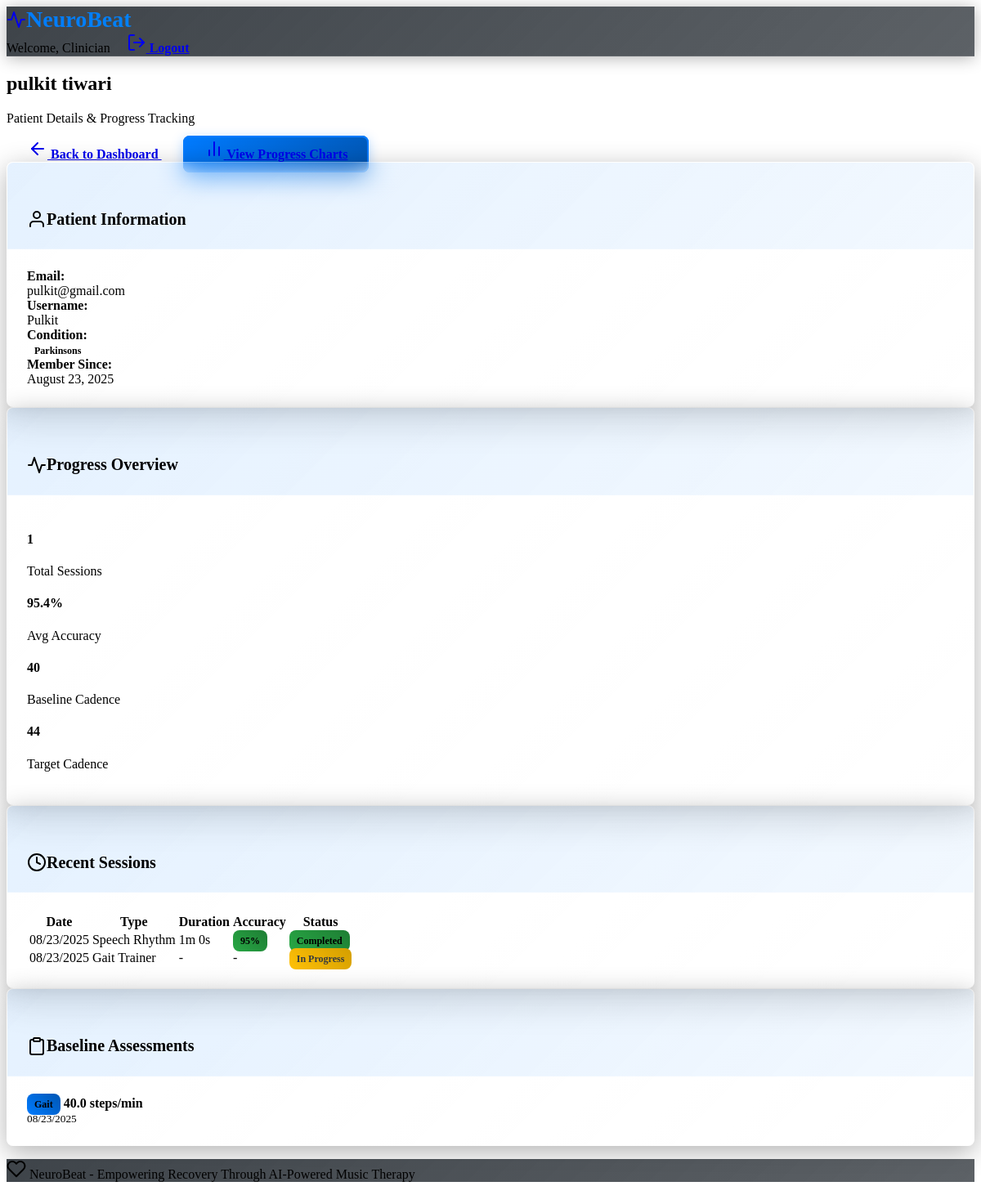
Page /patient/4/details (signed in) on the committed database.
### models.py (models this page shows, shortened)
class User(db.Model):
    __tablename__ = 'users'
    id = db.Column(db.Integer, primary_key=True)
    username = db.Column(db.String(80), unique=True, nullable=False)
    email = db.Column(db.String(120), unique=True, nullable=False)
    password_hash = db.Column(db.String(256), nullable=False)
    user_type = db.Column(db.String(20), nullable=False)  # 'patient' or 'clinician'
    first_name = db.Column(db.String(50), nullable=False)
    last_name = db.Column(db.String(50), nullable=False)
    created_at = db.Column(db.DateTime, default=datetime.utcnow)
    patient_profile = db.relationship('PatientProfile', foreign_keys='PatientProfile.user_id', backref='user', uselist=False)
    clinician_profile = db.relationship('ClinicianProfile', backref='user', uselist=False)

class PatientProfile(db.Model):
    __tablename__ = 'patient_profiles'
    id = db.Column(db.Integer, primary_key=True)
    user_id = db.Column(db.Integer, db.ForeignKey('users.id'), nullable=False)
    condition = db.Column(db.String(50), nullable=False)  # 'parkinsons' or 'stroke'
    baseline_cadence = db.Column(db.Float)  # steps per minute
    baseline_tapping_speed = db.Column(db.Float)  # taps per minute
    baseline_speech_rate = db.Column(db.Float)  # syllables per minute
    target_cadence = db.Column(db.Float)
    target_speech_rate = db.Column(db.Float)
    assigned_clinician_id = db.Column(db.Integer, db.ForeignKey('users.id'))
    stroke_affected_side = db.Column(db.String(20))  # 'left', 'right', 'bilateral'
    stroke_severity = db.Column(db.String(20))  # 'mild', 'moderate', 'severe'
    aphasia_type = db.Column(db.String(30))  # 'broca', 'wernicke', 'global', 'none'
    dysarthria_severity = db.Column(db.String(20))  # 'mild', 'moderate', 'severe', 'none'
    motor_impairment_level = db.Column(db.String(20))  # 'mild', 'moderate', 'severe'
    cognitive_status = db.Column(db.String(20))  # 'normal', 'mild_impairment', 'moderate_impairment'
    emotional_status = db.Column(db.String(30))  # 'stable', 'mild_depression', 'anxiety', 'mixed'
    preferred_music_genre = db.Column(db.String(50))
    preferred_beat_sound = db.Column(db.String(20), default='metronome')  # metronome, drum, soft_bell, wooden_block, piano  # Patient's preferred music style
    created_at = db.Column(db.DateTime, default=datetime.utcnow)
    updated_at = db.Column(db.DateTime, default=datetime.utcnow, onupdate=datetime.utcnow)
    sessions = db.relationship('TherapySession', backref='patient', lazy=True)

class TherapySession(db.Model):
    __tablename__ = 'therapy_sessions'
    id = db.Column(db.Integer, primary_key=True)
    patient_id = db.Column(db.Integer, db.ForeignKey('patient_profiles.id'), nullable=False)
    session_type = db.Column(db.String(50), nullable=False)  # 'gait_trainer', 'speech_rhythm', 'upper_limb_motor', 'melodic_intonation', 'cognitive_rhythm'
    start_time = db.Column(db.DateTime, default=datetime.utcnow)
    end_time = db.Column(db.DateTime)
    initial_bpm = db.Column(db.Float, nullable=False)
    final_bpm = db.Column(db.Float)
    target_bpm = db.Column(db.Float, nullable=False)
    duration_seconds = db.Column(db.Integer)
    accuracy_score = db.Column(db.Float)  # 0-100 percentage
    completed = db.Column(db.Boolean, default=False)
    notes = db.Column(db.Text)
    affected_limb = db.Column(db.String(20))  # For motor sessions
    speech_clarity_score = db.Column(db.Float)  # For speech sessions
    cognitive_load_level = db.Column(db.Integer)  # 1-5 scale for cognitive sessions
    emotional_response = db.Column(db.String(20))  # 'positive', 'neutral', 'negative'
    generated_beat_url = db.Column(db.String(500))  # URL to generated beat audio
    metrics_data = db.Column(db.Text)  # JSON string

class BaselineAssessment(db.Model):
    __tablename__ = 'baseline_assessments'
    id = db.Column(db.Integer, primary_key=True)
    patient_id = db.Column(db.Integer, db.ForeignKey('patient_profiles.id'), nullable=False)
    assessment_type = db.Column(db.String(50), nullable=False)  # 'gait', 'tapping', 'speech'
    measured_value = db.Column(db.Float, nullable=False)
    notes = db.Column(db.Text)
    assessed_by = db.Column(db.Integer, db.ForeignKey('users.id'))
    created_at = db.Column(db.DateTime, default=datetime.utcnow)
    patient = db.relationship('PatientProfile', backref='assessments')
    assessor = db.relationship('User', foreign_keys=[assessed_by])

### routes.py (the view)
@app.route('/patient/<int:patient_id>/details')
def patient_details(patient_id):
    if 'user_id' not in session or session.get('user_type') != 'clinician':
        flash('Please log in as a clinician to access this page.', 'error')
        return redirect(url_for('index'))
    user = User.query.get(session['user_id'])
    patient_profile = PatientProfile.query.get_or_404(patient_id)
    if patient_profile.assigned_clinician_id != user.id:
        flash('Unauthorized access to patient details.', 'error')
        return redirect(url_for('clinician_dashboard'))
    recent_sessions = TherapySession.query.filter_by(
        patient_id=patient_id
    ).order_by(TherapySession.start_time.desc()).limit(10).all()
    assessments = BaselineAssessment.query.filter_by(
        patient_id=patient_id
    ).order_by(BaselineAssessment.created_at.desc()).all()
    total_sessions = TherapySession.query.filter_by(
        patient_id=patient_id,
        completed=True
    ).count()
    avg_accuracy = db.session.query(db.func.avg(TherapySession.accuracy_score)).filter_by(
        patient_id=patient_id,
        completed=True
    ).scalar() or 0
    return render_template('patient_details.html',
                         patient_profile=patient_profile,
                         recent_sessions=recent_sessions,
                         assessments=assessments,
                         total_sessions=total_sessions,
                         avg_accuracy=round(avg_accuracy, 1),
                         user=user)

### templates/patient_details.html (shortened to what this page needs)
{% extends "base.html" %}
{% block content %}
<div class="row">
    <div class="col-12 mb-4">
        <div class="d-flex justify-content-between align-items-center">
            <div>
                <h2>{{ patient_profile.user.first_name }} {{ patient_profile.user.last_name }}</h2>
                <p class="text-muted">Patient Details & Progress Tracking</p>
            </div>
            <div>
                <a href="{{ url_for('clinician_dashboard') }}" class="btn btn-secondary me-2">
                    <i data-feather="arrow-left" class="me-2"></i>
                    Back to Dashboard
                </a>
                <a href="{{ url_for('progress_view', patient_id=patient_profile.id) }}" class="btn btn-primary">
                    <i data-feather="bar-chart-2" class="me-2"></i>
                    View Progress Charts
                </a>
            </div>
        </div>
    </div>
    <div class="col-md-4 mb-4">
        <div class="card">
            <div class="card-header">
                <h5 class="card-title mb-0">
                    <i data-feather="user" class="me-2"></i>
                    Patient Information
                </h5>
            </div>
            <div class="card-body">
                <div class="mb-3">
                    <strong>Email:</strong>
                    <br>{{ patient_profile.user.email }}
                </div>
                <div class="mb-3">
                    <strong>Username:</strong>
                    <br>{{ patient_profile.user.username }}
                </div>
                <div class="mb-3">
                    <strong>Condition:</strong>
                    <br><span class="badge bg-info">{{ patient_profile.condition.replace('_', ' ').title() }}</span>
                </div>
                <div class="mb-3">
                    <strong>Member Since:</strong>
                    <br>{{ patient_profile.user.created_at.strftime('%B %d, %Y') }}
                </div>
            </div>
        </div>
    </div>
    <div class="col-md-8 mb-4">
        <div class="card">
            <div class="card-header">
                <h5 class="card-title mb-0">
                    <i data-feather="activity" class="me-2"></i>
                    Progress Overview
                </h5>
            </div>
            <div class="card-body">
                <div class="row g-4">
                    <div class="col-md-3">
                        <div class="text-center">
                            <h4 class="text-primary">{{ total_sessions }}</h4>
                            <p class="text-muted mb-0">Total Sessions</p>
                        </div>
                    </div>
                    <div class="col-md-3">
                        <div class="text-center">
                            <h4 class="text-success">{{ avg_accuracy }}%</h4>
                            <p class="text-muted mb-0">Avg Accuracy</p>
                        </div>
                    </div>
                    <div class="col-md-3">
                        <div class="text-center">
                            <h4 class="text-info">{{ patient_profile.baseline_cadence|round|int if patient_profile.baseline_cadence else 'N/A' }}</h4>
                            <p class="text-muted mb-0">Baseline Cadence</p>
                        </div>
                    </div>
                    <div class="col-md-3">
                        <div class="text-center">
                            <h4 class="text-warning">{{ patient_profile.target_cadence|round|int if patient_profile.target_cadence else 'N/A' }}</h4>
                            <p class="text-muted mb-0">Target Cadence</p>
                        </div>
                    </div>
                </div>
            </div>
        </div>
    </div>
    <div class="col-md-8 mb-4">
        <div class="card">
            <div class="card-header">
                <h5 class="card-title mb-0">
                    <i data-feather="clock" class="me-2"></i>
                    Recent Sessions
                </h5>
            </div>
            <div class="card-body">
                {% if recent_sessions %}
                    <div class="table-responsive">
                        <table class="table table-sm">
                            <thead>
                                <tr>
                                    <th>Date</th>
                                    <th>Type</th>
                                    <th>Duration</th>
                                    <th>Accuracy</th>
                                    <th>Status</th>
                                </tr>
                            </thead>
                            <tbody>
                                {% for session in recent_sessions %}
                                <tr>
                                    <td>{{ session.start_time.strftime('%m/%d/%Y') }}</td>
                                    <td>{{ session.session_type.replace('_', ' ').title() }}</td>
                                    <td>
                                        {% if session.duration_seconds %}
                                            {{ (session.duration_seconds // 60) }}m {{ (session.duration_seconds % 60) }}s
                                        {% else %}
                                            -
                                        {% endif %}
                                    </td>
                                    <td>
                                        {% if session.accuracy_score %}
                                            <span class="badge {% if session.accuracy_score >= 80 %}bg-success{% elif session.accuracy_score >= 60 %}bg-warning{% else %}bg-danger{% endif %}">
                                                {{ session.accuracy_score|round|int }}%
                                            </span>
                                        {% else %}
                                            -
                                        {% endif %}
                                    </td>
                                    <td>
                                        {% if session.completed %}
                                            <span class="badge bg-success">Completed</span>
                                        {% else %}
                                            <span class="badge bg-warning">In Progress</span>
                                        {% endif %}
                                    </td>
                                </tr>
                                {% endfor %}
                            </tbody>
                        </table>
                    </div>
                {% else %}
                    <div class="text-center py-3">
                        <i data-feather="activity" class="mb-2" style="width: 32px; height: 32px; opacity: 0.5;"></i>
                        <p class="text-muted">No sessions recorded yet.</p>
                    </div>
                {% endif %}
            </div>
        </div>
    </div>
    <div class="col-md-4 mb-4">
        <div class="card">
            <div class="card-header">
                <h5 class="card-title mb-0">
                    <i data-feather="clipboard" class="me-2"></i>
                    Baseline Assessments
                </h5>
            </div>
            <div class="card-body">
                {% if assessments %}
                    {% for assessment in assessments %}
                    <div class="border-bottom py-2">
                        <div class="d-flex justify-content-between align-items-start">
                            <div>
                                <span class="badge bg-primary">{{ assessment.assessment_type.title() }}</span>
                                <strong class="ms-2">{{ assessment.measured_value|round(1) }}
                                    {% if assessment.assessment_type == 'gait' %}steps/min
                                    {% elif assessment.assessment_type == 'tapping' %}taps/min
                                    {% elif assessment.assessment_type == 'speech' %}syllables/min
                                    {% elif assessment.assessment_type == 'balance' %}/56 (Berg Scale)
                                    {% elif assessment.assessment_type == 'coordination' %}sec per rep
                                    {% elif assessment.assessment_type == 'cognitive' %}/30 (MoCA)
                                    {% endif %}
                                </strong>
                            </div>
                            <small class="text-muted">{{ assessment.created_at.strftime('%m/%d/%Y') }}</small>
                        </div>
                    </div>
                    {% endfor %}
                {% endif %}
            </div>
        </div>
    </div>
</div>
{% endblock %}

### templates/base.html (shortened to what this page needs)
<!DOCTYPE html>
<html lang="en" data-bs-theme="dark">
<head>
    <link href="https://cdn.replit.com/agent/bootstrap-agent-dark-theme.min.css" rel="stylesheet">
    <link href="{{ url_for('static', filename='css/custom.css') }}" rel="stylesheet">
</head>
<body>
    <nav class="navbar navbar-expand-lg navbar-dark bg-dark">
        <div class="container">
            <a class="navbar-brand" href="{{ url_for('index') }}">
                <i data-feather="activity" class="me-2"></i>
                NeuroBeat
            </a>
            {% if 'user_id' in session %}
                <div class="navbar-nav ms-auto">
                    <span class="navbar-text me-3">
                        Welcome, {{ session.get('user_type', '').title() }}
                    </span>
                    <a class="nav-link" href="{{ url_for('logout') }}">
                        <i data-feather="log-out" class="me-1"></i>
                        Logout
                    </a>
                </div>
            {% endif %}
        </div>
    </nav>
    <main class="container my-4">
        {% block content %}{% endblock %}
    </main>
    <footer class="bg-dark text-center py-3 mt-5">
        <div class="container">
            <p class="mb-0 text-muted">
                <i data-feather="heart" class="me-1"></i>
                NeuroBeat - Empowering Recovery Through AI-Powered Music Therapy
            </p>
        </div>
    </footer>
</body>
</html>

### rows in the picture
User: get "Clinician"
User: user.first_name "pulkit", user.last_name "tiwari", user.email "pulkit@gmail.com", user.username "Pulkit", user.created_at "August 23, 2025"
PatientProfile: condition.replace "Parkinsons", baseline_cadence "40", target_cadence "44"
TherapySession: start_time "08/23/2025", session_type.replace "Speech Rhythm", duration_seconds "1", (session.duration_seconds%60) "0", accuracy_score "95", completed "Completed"
TherapySession: start_time "08/23/2025", session_type.replace "Gait Trainer", completed "In Progress"
BaselineAssessment: assessment_type "Gait", measured_value "40.0", shows "steps/min", created_at "08/23/2025"

### other values in the picture
{{ total_sessions }} "1"
{{ avg_accuracy }} "95.4"
